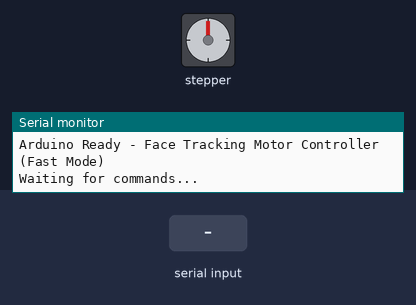
The sketch below on a simulated Arduino Uno, built with avr-gcc and run on an emulated ATmega328P. Parts: stepper motor, the last lines printed to the serial monitor. Wiring (inferred from the names in the program): stepper motor (2048 steps per turn assumed): coils pin 8, pin 9, pin 10, pin 11. The test bench sets the inputs (shaded band).

Above: at 1.2 s.
1.3 s: "L:90\n" received over Serial
At 1.9 s:
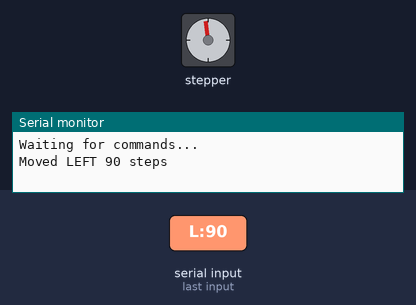
2.8 s: "R:90\n" received over Serial
At 4.2 s:
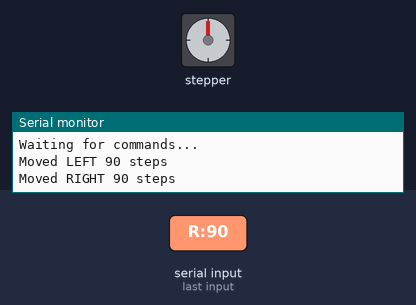
Timing chart, 0 to 5.8 s (numbered marks = the images above; inputs shaded):
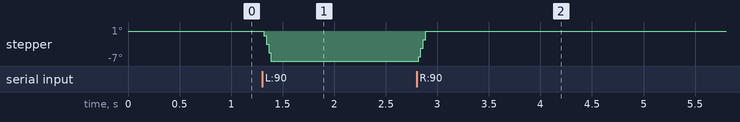

The sketch:

motor_controller.ino
```cpp
// ============================================
// Motor Control for Face Tracking (Fast Version)
// ============================================

// Motor pins connected to ULN2003 driver
const int motorPin1 = 8;   // IN1
const int motorPin2 = 9;   // IN2
const int motorPin3 = 10;  // IN3
const int motorPin4 = 11;  // IN4

// Motor specifications
const int stepsPerRevolution = 2048;  // 28BYJ-48 motor
int stepDelay = 1;  // Faster speed (1 ms between steps)

// Step sequence for 28BYJ-48 (half-step, smooth motion)
const int stepSequence[8][4] = {
  {1, 0, 0, 1},
  {1, 0, 0, 0},
  {1, 1, 0, 0},
  {0, 1, 0, 0},
  {0, 1, 1, 0},
  {0, 0, 1, 0},
  {0, 0, 1, 1},
  {0, 0, 0, 1}
};

// Current step index
int currentStep = 0;

// ============================================
// SETUP
// ============================================
void setup() {
  Serial.begin(9600);

  pinMode(motorPin1, OUTPUT);
  pinMode(motorPin2, OUTPUT);
  pinMode(motorPin3, OUTPUT);
  pinMode(motorPin4, OUTPUT);

  stopMotor();

  Serial.println("Arduino Ready - Face Tracking Motor Controller (Fast Mode)");
  Serial.println("Waiting for commands...");
}

// ============================================
// MAIN LOOP
// ============================================
void loop() {
  if (Serial.available() > 0) {
    String command = Serial.readStringUntil('\n');
    command.trim();

    if (command.length() > 0) {
      processCommand(command);
    }
  }
}

// ============================================
// COMMAND PROCESSING
// ============================================
void processCommand(String cmd) {
  if (cmd == "S") {
    stopMotor();
    Serial.println("Motor stopped");
  }
  else if (cmd.startsWith("L:")) {
    int steps = cmd.substring(2).toInt();
    if (steps > 0) {
      moveMotor(steps, -1);
      Serial.print("Moved LEFT ");
      Serial.print(steps);
      Serial.println(" steps");
    }
  }
  else if (cmd.startsWith("R:")) {
    int steps = cmd.substring(2).toInt();
    if (steps > 0) {
      moveMotor(steps, 1);
      Serial.print("Moved RIGHT ");
      Serial.print(steps);
      Serial.println(" steps");
    }
  }
  else if (cmd.startsWith("SPD:")) {  // optional speed change support
    int newDelay = cmd.substring(4).toInt();
    setSpeed(newDelay);
  }
  else {
    Serial.print("Unknown command: ");
    Serial.println(cmd);
  }
}

// ============================================
// MOTOR CONTROL FUNCTIONS
// ============================================
void moveMotor(int steps, int direction) {
  for (int i = 0; i < steps; i++) {
    digitalWrite(motorPin1, stepSequence[currentStep][0]);
    digitalWrite(motorPin2, stepSequence[currentStep][1]);
    digitalWrite(motorPin3, stepSequence[currentStep][2]);
    digitalWrite(motorPin4, stepSequence[currentStep][3]);

    currentStep += direction;
    if (currentStep >= 8) currentStep = 0;
    else if (currentStep < 0) currentStep = 7;

    delay(stepDelay);
  }
}

void stopMotor() {
  digitalWrite(motorPin1, LOW);
  digitalWrite(motorPin2, LOW);
  digitalWrite(motorPin3, LOW);
  digitalWrite(motorPin4, LOW);
}

void setSpeed(int delayMs) {
  stepDelay = constrain(delayMs, 1, 10);
  Serial.print("Speed updated: stepDelay = ");
  Serial.println(stepDelay);
}
```
